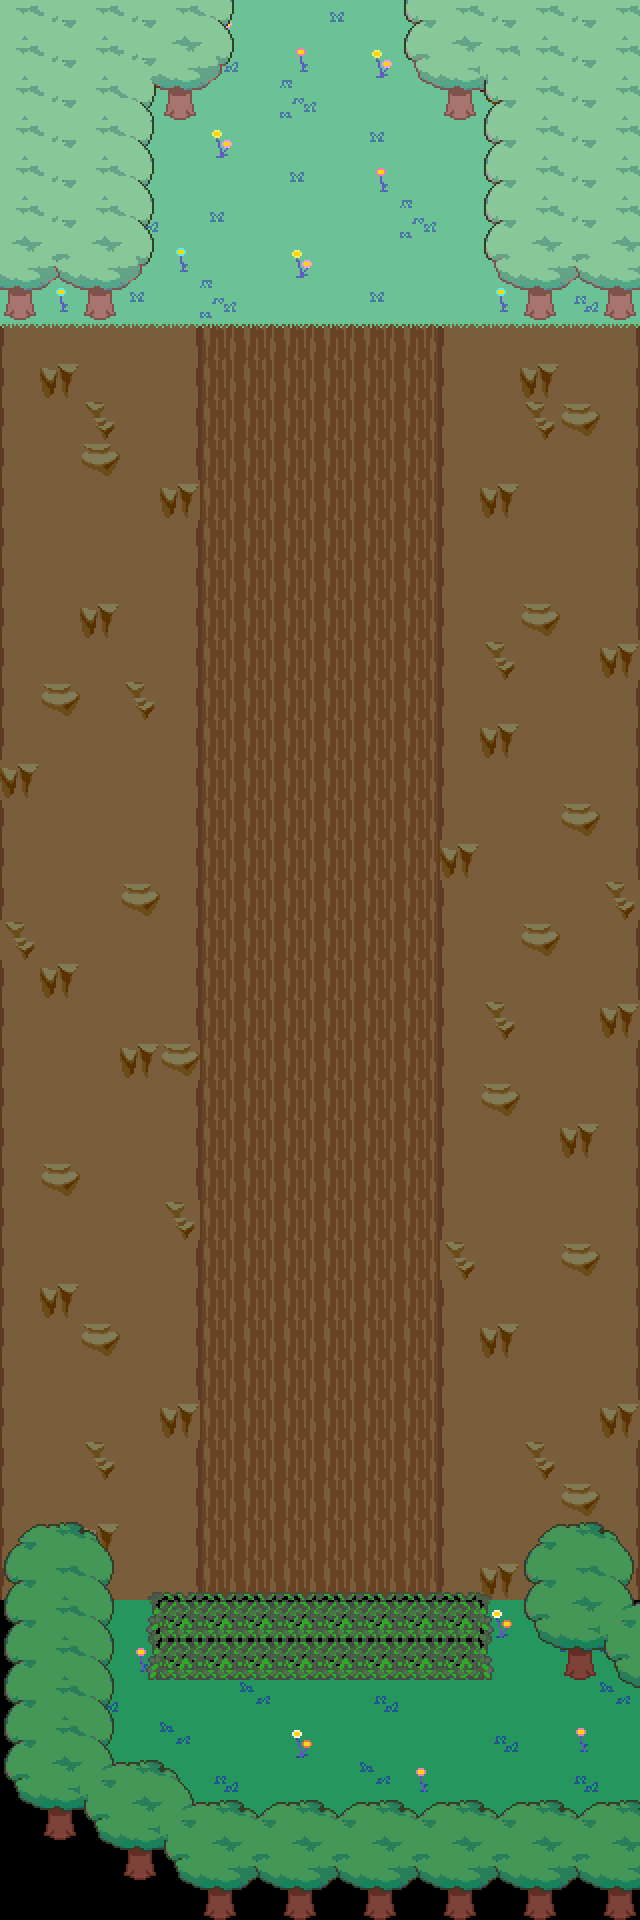

Below is a game level as drawn by its tile map, then a one-line description and the .tmx that defines it (tile-layer data replaced by summaries):
An orthogonal 16x48 tile map with 40x40 px tiles, 6 tile layers (Tile Layer 1, Tile Layer 5, Tile Layer 3, Tile Layer 2, ...), 1 hidden layer not drawn, 2 tilesets and 27 objects (2x script, postcs, slidearea, transition, for14, ...).

<map version="1.9" tiledversion="1.9.2" orientation="orthogonal" renderorder="right-down" width="16" height="48" tilewidth="40" tileheight="40" infinite="0" nextlayerid="12" nextobjectid="32">
 <editorsettings>
  <export target="../forest_15.lua" format="lua" />
 </editorsettings>
 <properties>
  <property name="music" value="forest" />
 </properties>
 <tileset firstgid="1" source="../../tilesets/woods.tsx" />
 <tileset firstgid="452" source="../../tilesets/deep_woods.tsx" />
 <layer id="1" name="Tile Layer 1" width="16" height="48">
  <data>[768 cells, 727 non-empty, 27 distinct tile ids]</data>
 </layer>
 <layer id="5" name="Tile Layer 5" width="16" height="48">
  <data>[768 cells, 30 non-empty, 10 distinct tile ids]</data>
 </layer>
 <layer id="3" name="Tile Layer 3" width="16" height="48">
  <data>[768 cells, 3 non-empty, 2 distinct tile ids]</data>
 </layer>
 <layer id="2" name="Tile Layer 2" width="16" height="48">
  <data>[768 cells, 154 non-empty, 50 distinct tile ids]</data>
 </layer>
 <layer id="4" name="LEAF_GONE" width="16" height="48">
  <data>[768 cells, 16 non-empty, 1 distinct tile ids]</data>
 </layer>
 <objectgroup id="7" name="collision">
  <object id="1" x="0" y="0" width="200" height="120" />
  <object id="2" x="0" y="120" width="120" height="200" />
  <object id="3" x="120" y="120" width="20" height="160" />
  <object id="4" x="200" y="0" width="20" height="80" />
  <object id="5" x="0" y="320" width="200" height="1280" />
  <object id="6" x="440" y="320" width="200" height="1280" />
  <object id="7" x="420" y="0" width="40" height="80" />
  <object id="8" x="440" y="80" width="200" height="40" />
  <object id="9" x="440" y="0" width="200" height="80" />
  <object id="10" x="500" y="120" width="160" height="160" />
  <object id="11" x="520" y="280" width="120" height="40" />
  <object id="14" x="0" y="1600" width="80" height="320" />
  <object id="15" x="80" y="1800" width="80" height="120" />
  <object id="16" x="160" y="1840" width="480" height="80" />
  <object id="17" x="160" y="1800" width="20" height="40" />
  <object id="18" x="80" y="1600" width="20" height="200" />
  <object id="19" x="540" y="1600" width="120" height="40" />
  <object id="20" x="560" y="1640" width="80" height="40" />
  <object id="31" name="postcs" x="200" y="320" width="240" />
 </objectgroup>
 <objectgroup id="8" name="objects" visible="0">
  <object id="21" name="slidearea" x="200" y="320" width="240" height="1280" />
  <object id="22" name="script" x="200" y="1600" width="240">
   <properties>
    <property name="cutscene" value="forest.fall" />
    <property name="once" type="bool" value="false" />
   </properties>
  </object>
  <object id="25" name="script" x="120" y="160" width="400">
   <properties>
    <property name="cutscene" value="forest.stacy_leave" />
    <property name="once" type="bool" value="false" />
   </properties>
  </object>
  <object id="29" name="transition" x="200" y="0" width="400" height="15">
   <properties>
    <property name="map" value="forest_14" />
    <property name="marker" value="for15" />
   </properties>
  </object>
 </objectgroup>
 <objectgroup id="11" name="markers">
  <object id="23" name="for14" x="320" y="40">
   <point />
  </object>
  <object id="26" name="alexa_go_to" x="240" y="240">
   <point />
  </object>
  <object id="27" name="stacy_go_to" x="400" y="240">
   <point />
  </object>
  <object id="28" name="stacy_go_to_2" x="320" y="120">
   <point />
  </object>
 </objectgroup>
 <layer id="9" name="Copy of Tile Layer 2" width="16" height="48">
  <data>[768 cells, 154 non-empty, 45 distinct tile ids]</data>
 </layer>
 <layer id="10" name="HIDEPLAYER" width="16" height="48" visible="0">
  <data>[768 cells, 40 non-empty, 10 distinct tile ids]</data>
 </layer>
</map>
